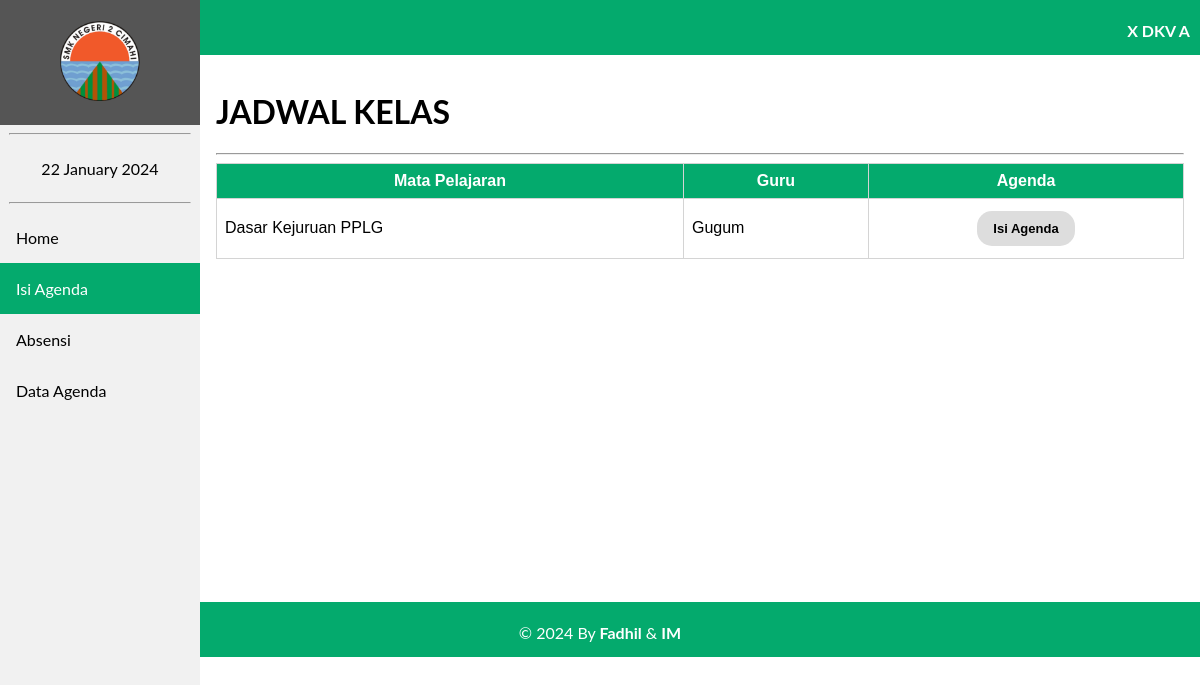
The page /agenda/data_agenda.php?id=D10001 on the database as committed earlier.
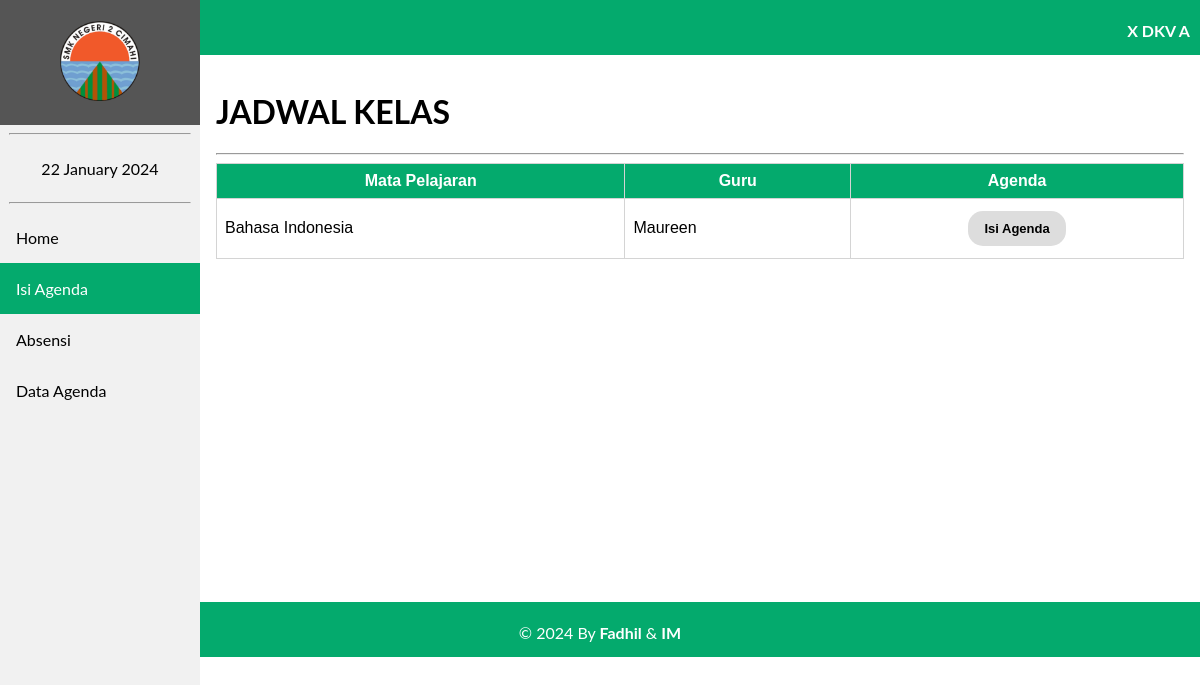
The same page on the database as committed later.
### tables this page shows
CREATE TABLE `tb_kelas` (
  `id_kelas` varchar(6) NOT NULL,
  `nama_kelas` varchar(50) NOT NULL,
  `username` varchar(50) NOT NULL,
  `password` varchar(50) NOT NULL,
  `role` int(11) NOT NULL
);

CREATE TABLE `tb_jadwal` (
  `id_jadwal` int(11) NOT NULL,
  `id_kelas` varchar(6) NOT NULL,
  `hari` varchar(10) NOT NULL,
  `jam` varchar(15) NOT NULL,
  `nip` varchar(18) NOT NULL,
  `id_mapel` varchar(6) NOT NULL,
  `ruangan` varchar(50) NOT NULL
);

CREATE TABLE `tb_mapel` (
  `id_mapel` varchar(6) NOT NULL,
  `nama_mapel` varchar(70) NOT NULL
);

CREATE TABLE `tb_guru` (
  `nip` varchar(18) NOT NULL,
  `id_mapel` varchar(6) NOT NULL,
  `nama_guru` varchar(100) NOT NULL,
  `password` varchar(100) NOT NULL,
  `role` int(11) NOT NULL
);

### agenda/data_agenda.php (the view, shortened to what this page needs)
<!DOCTYPE html>
<html lang="en">
<head>
    <link rel="stylesheet" href="navbar.css">
</head>
<?php
    include 'koneksi.php';
    $kelas = $_GET['id'];
    $sql = "SELECT * FROM tb_kelas WHERE id_kelas='$kelas'";
    $k = mysqli_query($Conn,$sql);
?>
<body>
    <header>
        <div class="sidebar">
        <a href="beranda.php?id=<?= $kelas ?>"><center><img src="image/2cmi.PNG" style="width: 80px; padding: 5px;"></center></a>
        <hr  style="width: 90%;">
        <center><a href="#"><?= date("d F Y"); ?></a></center>
        <hr  style="width: 90%;">
        <a href="beranda.php?id=<?= $kelas ?>">Home</a>
        <a class="active" href="data_agenda.php?id=<?= $kelas ?>">Isi Agenda</a>
        <a href="absensi.php?id=<?= $kelas ?>">Absensi</a>
        <a href="tampil_agenda.php?id=<?= $kelas ?>">Data Agenda</a>
        </div>
    </header>
    <div class="head">
        <?php
            foreach($k as $nama){ ?>
            <p style="margin-right: 10px;"><b><?= $nama['nama_kelas'] ?></b></p>
          <?php
            }
          ?>
    </div>
    <div class="content">
        <h1>JADWAL KELAS</h1><hr>
        <table>
            <tr>
            <th><center>Mata Pelajaran</center></th>
                <th><center>Guru</center></th>
                <th><center>Agenda</center></th>
            </tr>
                <?php
                    $sql ="SELECT tb_jadwal.jam, tb_jadwal.hari, tb_kelas.nama_kelas, tb_guru.nama_guru, tb_mapel.nama_mapel, tb_jadwal.nip, tb_mapel.id_mapel
                           FROM tb_jadwal INNER JOIN tb_kelas ON tb_jadwal.id_kelas = tb_kelas.id_kelas INNER JOIN
                           tb_guru ON tb_jadwal.nip = tb_guru.nip INNER JOIN tb_mapel ON tb_jadwal.id_mapel = tb_mapel.id_mapel WHERE tb_jadwal.id_kelas='$kelas'";
                    $proses = mysqli_query($Conn, $sql);
                    foreach($proses as $jadwal){ ?>
                        <tr>
                        <td><?= $jadwal['nama_mapel'] ?></td>
                        <td><?= $jadwal['nama_guru'] ?></td>
                        <td><a href="isi_agenda.php?kel=<?= $kelas ?>&jam=<?= $jadwal['jam'] ?>&nip=<?= $jadwal['nip'] ?>&map=<?= $jadwal['id_mapel'] ?>"><center><button class="btn"><b>Isi Agenda</b></button></center></a></td>
                        </tr>
                <?php }  ?>
        </table>
    </div>
    <div class="footer">
        <p>&copy; 2024 By <b>Fadhil</b> & <b>IM</b></p>
    </div>
</body>
</html>

Rows that differ between the two databases and show on the page:
removed tb_jadwal: id_mapel.nama_mapel "Dasar Kejuruan PPLG", tb_guru.nama_guru "Gugum"
added tb_jadwal: id_mapel.nama_mapel "Bahasa Indonesia", tb_guru.nama_guru "Maureen"
